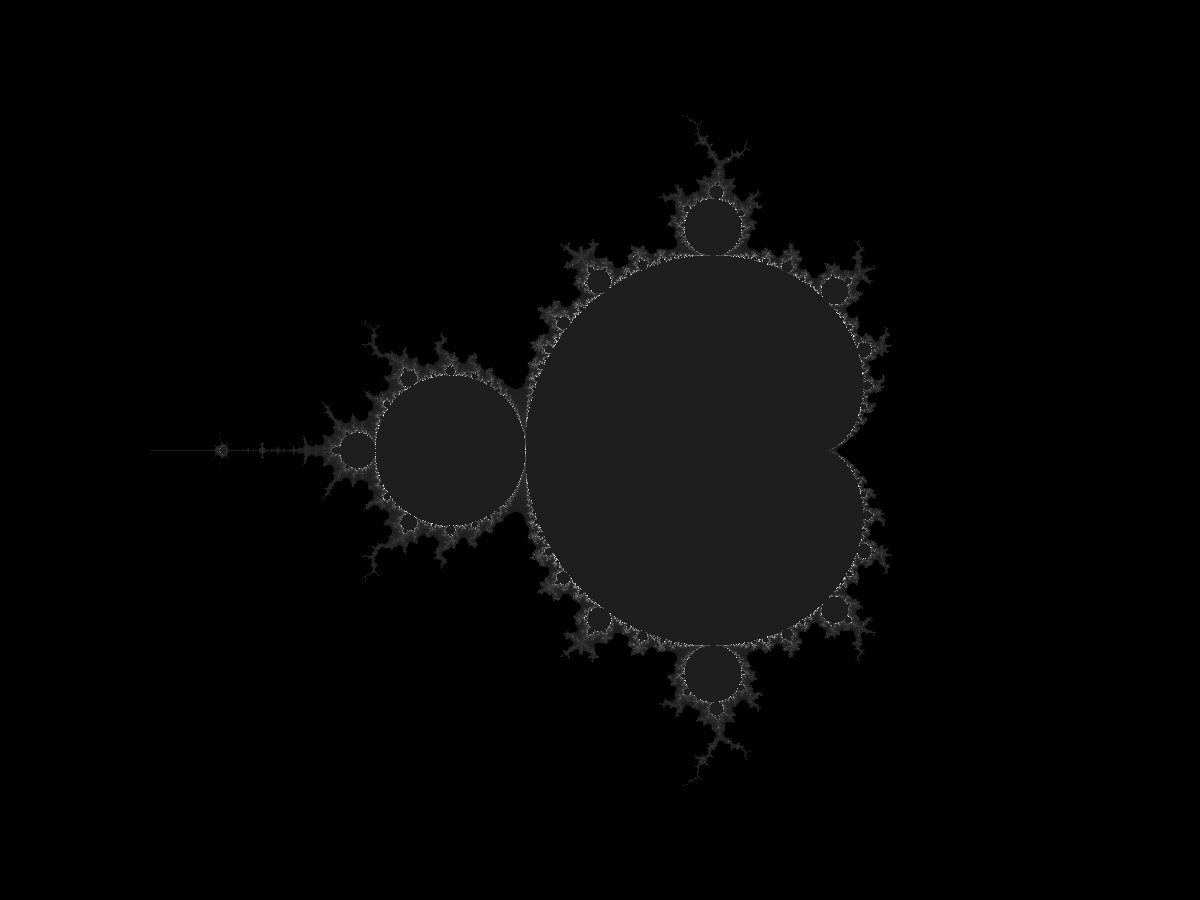
Frame 1 (no input)
Frame 2 (the mouse pressed at the canvas centre, redrawn once): identical to frame 1, image omitted

The p5.js sketch that drew this single still picture (run headless with seeded random() and noise() and a simulated clock; the mouse was pressed at the canvas centre and the sketch redrawn once):

// p5.js sketch
// ── sketch.js
// Daniel Shiffman with modifications by Christopher Dean
// http://codingrainbow.com
// http://patreon.com/codingrainbow
// Code for: https://youtu.be/6z7GQewK-Ks


function setup() {
  var dimW =floor(min(windowWidth, windowHeight *4/3));
  var dimH =floor(min(windowHeight, windowWidth *3/4));
  
  createCanvas(dimW,dimH);
  
  pixelDensity(1);
  
  asyncDraw();
}

function windowResized()
{
  var dimW =floor(min(windowWidth, windowHeight *4/3));
  var dimH =floor(min(windowHeight, windowWidth *3/4));
  
  resizeCanvas(dimW,dimH);
  asyncDraw();
}

function draw() {noLoop();}

function asyncDraw()
{
  var maxiterations = 1000;

  loadPixels();
  for (var x = 0; x < width; x++) {
    for (var y = 0; y < height; y++) {
      
      var a = map(x, 0, width, -2.5, 1.5);
      var b = map(y, 0, height,  -1.5, 1.5);
      
      var threshold = 30;
      var aOrig = a;
      var bOrig = b;
      
      for (var n = 0; n < maxiterations; n++) {
        var newRe = a * a - b * b;
        var newIm = 2 * a * b;
        a = newRe + aOrig;
        b = newIm + bOrig;
        if (a * a + b * b > 40) {
          break;
        }
      }
      
      var bright = map(n, 0, maxiterations, 0, 1);
      bright = map(sqrt(bright), 0, 1, 0, 255);
      
      if (n == maxiterations) {
        bright = threshold;
      }
      if(bright < threshold)
      {
        bright = 0;
      }
      var pix = (x + y * width) * 4;
      pixels[pix + 0] = bright;
      pixels[pix + 1] = bright;
      pixels[pix + 2] = bright;
      pixels[pix + 3] = 255;
    }
  }
  
  updatePixels();
  stroke(255);  
}
